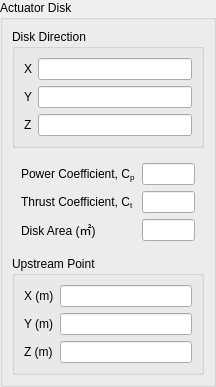
<?xml version="1.0" encoding="UTF-8"?>
<ui version="4.0">
 <class>ActuatorDiskWidget</class>
 <widget class="QWidget" name="ActuatorDiskWidget">
  <property name="geometry">
   <rect>
    <x>0</x>
    <y>0</y>
    <width>216</width>
    <height>372</height>
   </rect>
  </property>
  <property name="windowTitle">
   <string>Form</string>
  </property>
  <layout class="QVBoxLayout" name="verticalLayout_2">
   <property name="leftMargin">
    <number>0</number>
   </property>
   <property name="topMargin">
    <number>0</number>
   </property>
   <property name="rightMargin">
    <number>0</number>
   </property>
   <property name="bottomMargin">
    <number>0</number>
   </property>
   <item>
    <widget class="QGroupBox" name="groupBox">
     <property name="title">
      <string>Actuator Disk</string>
     </property>
     <layout class="QVBoxLayout" name="verticalLayout">
      <item>
       <widget class="QGroupBox" name="groupBox_3">
        <property name="title">
         <string>Disk Direction</string>
        </property>
        <layout class="QFormLayout" name="formLayout_2">
         <item row="0" column="0">
          <widget class="QLabel" name="label_8">
           <property name="text">
            <string>X</string>
           </property>
          </widget>
         </item>
         <item row="0" column="1">
          <widget class="QLineEdit" name="diskDirectionX"/>
         </item>
         <item row="1" column="0">
          <widget class="QLabel" name="label_3">
           <property name="text">
            <string>Y</string>
           </property>
          </widget>
         </item>
         <item row="1" column="1">
          <widget class="QLineEdit" name="diskDirectionY"/>
         </item>
         <item row="2" column="0">
          <widget class="QLabel" name="label_4">
           <property name="text">
            <string>Z</string>
           </property>
          </widget>
         </item>
         <item row="2" column="1">
          <widget class="QLineEdit" name="diskDirectionZ"/>
         </item>
        </layout>
       </widget>
      </item>
      <item>
       <widget class="QWidget" name="widget" native="true">
        <layout class="QFormLayout" name="formLayout">
         <item row="0" column="0">
          <widget class="QLabel" name="label">
           <property name="text">
            <string>Power Coefficient, C&lt;sub&gt;p&lt;/sub&gt;</string>
           </property>
          </widget>
         </item>
         <item row="0" column="1">
          <widget class="QLineEdit" name="powerCoefficient"/>
         </item>
         <item row="1" column="0">
          <widget class="QLabel" name="label_2">
           <property name="text">
            <string>Thrust Coefficient, C&lt;sub&gt;t&lt;/sub&gt;</string>
           </property>
          </widget>
         </item>
         <item row="1" column="1">
          <widget class="QLineEdit" name="thrustCoefficient"/>
         </item>
         <item row="2" column="0">
          <widget class="QLabel" name="label_5">
           <property name="text">
            <string>Disk Area (㎡)</string>
           </property>
          </widget>
         </item>
         <item row="2" column="1">
          <widget class="QLineEdit" name="diskArea"/>
         </item>
        </layout>
       </widget>
      </item>
      <item>
       <widget class="QGroupBox" name="groupBox_4">
        <property name="title">
         <string>Upstream Point</string>
        </property>
        <layout class="QFormLayout" name="formLayout_3">
         <item row="0" column="0">
          <widget class="QLabel" name="diskDirectionX_2">
           <property name="text">
            <string>X (m)</string>
           </property>
          </widget>
         </item>
         <item row="0" column="1">
          <widget class="QLineEdit" name="upstraemPointX"/>
         </item>
         <item row="1" column="0">
          <widget class="QLabel" name="label_6">
           <property name="text">
            <string>Y (m)</string>
           </property>
          </widget>
         </item>
         <item row="1" column="1">
          <widget class="QLineEdit" name="upstraemPointY"/>
         </item>
         <item row="2" column="0">
          <widget class="QLabel" name="label_7">
           <property name="text">
            <string>Z (m)</string>
           </property>
          </widget>
         </item>
         <item row="2" column="1">
          <widget class="QLineEdit" name="upstraemPointZ"/>
         </item>
        </layout>
       </widget>
      </item>
     </layout>
    </widget>
   </item>
  </layout>
 </widget>
 <resources/>
 <connections/>
</ui>
